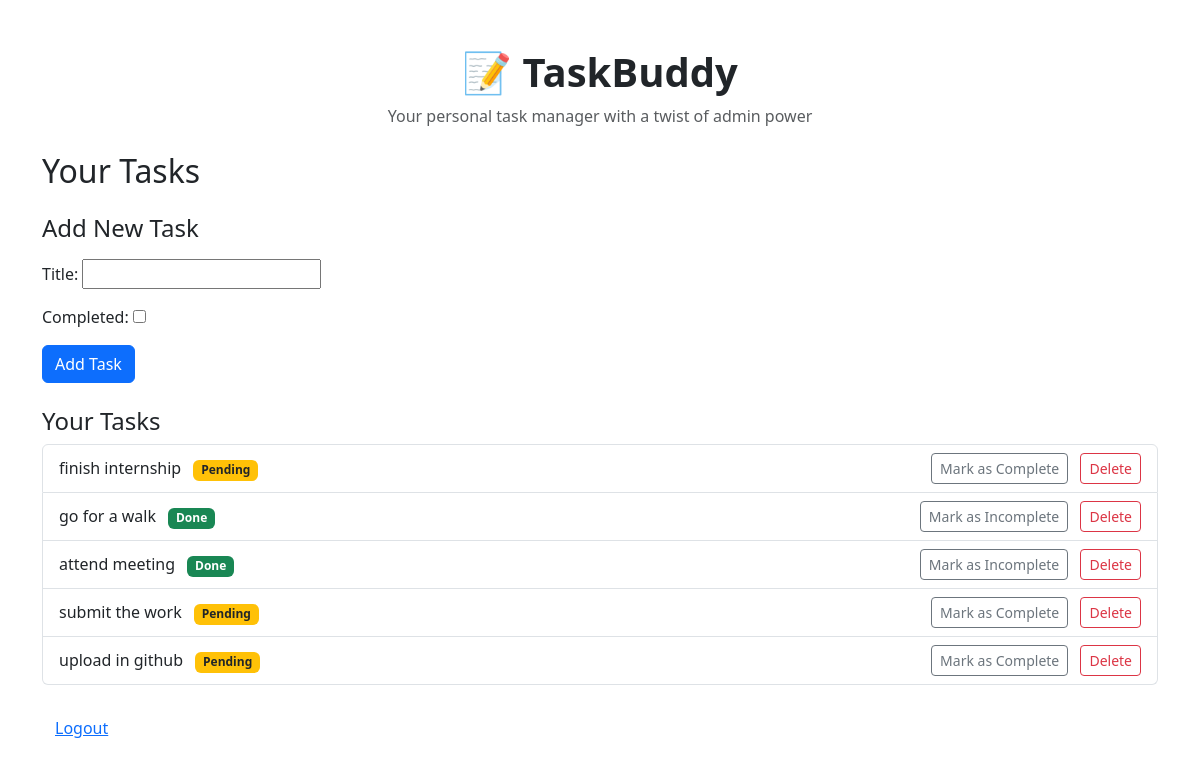
Screenshot of / (signed in) with the database file from the repository.
### taskbuddy/models.py (models this page shows, shortened)
class Task(models.Model):
    title = models.CharField(max_length=255)
    completed = models.BooleanField(default=False)
    user = models.ForeignKey(User, on_delete=models.CASCADE)

### taskbuddy/views.py (the view)
# urls.py: path('', views.home, name='home'),
@login_required
def home(request):
    if request.method == 'POST':
        form = TaskForm(request.POST)
        if form.is_valid():
            task = form.save(commit=False)
            task.user = request.user
            task.save()
            return redirect('home')
    else:
        form = TaskForm()
    if request.user.is_superuser:
        users = User.objects.all()
        tasks = Task.objects.select_related('user')
        return render(request, 'home.html', {
            'users': users,
            'tasks': tasks,
            'admin': True,
            'form': form
        })
    else:
        tasks = Task.objects.filter(user=request.user)
        return render(request, 'home.html', {
            'tasks': tasks,
            'admin': False,
            'form': form
        })

### taskbuddy/forms.py
class TaskForm(forms.ModelForm):
    class Meta:
        model = Task
        fields = ['title', 'completed']

### taskbuddy/templates/taskbuddy/home.html (shortened to what this page needs)
{% extends 'base.html' %}
{% block content %}
<h2 class="mb-4">{% if admin %}Admin Dashboard{% else %}Your Tasks{% endif %}</h2>
<h4 class="mb-3">Add New Task</h4>
<form method="POST" class="mb-4">
  {{ form.as_p }}
  <button type="submit" class="btn btn-primary">Add Task</button>
</form>
{% if admin %}
  <h4 class="mt-4">All Users</h4>
  <ul class="list-group mb-3">
    {% for user in users %}
      <li class="list-group-item">{{ user.username }}</li>
    {% endfor %}
  </ul>
  <h4>All Tasks</h4>
  <ul class="list-group">
    {% for task in tasks %}
      <li class="list-group-item d-flex justify-content-between align-items-center">
        <span>
          {{ task.title }} by {{ task.user.username }}
          {% if task.completed %}<span class="badge bg-success ms-2">Done</span>{% else %}<span class="badge bg-warning text-dark ms-2">Pending</span>{% endif %}
        </span>
        <span>
          <form action="{% url 'toggle_task' task.id %}" method="POST" class="d-inline">
            {% csrf_token %}
            <button class="btn btn-sm btn-outline-secondary" type="submit">
              {% if task.completed %}Mark as Incomplete{% else %}Mark as Complete{% endif %}
            </button>
          </form>
          <form action="{% url 'delete_task' task.id %}" method="POST" class="d-inline ms-2">
            {% csrf_token %}
            <button class="btn btn-sm btn-outline-danger" type="submit">Delete</button>
          </form>
        </span>
      </li>
    {% endfor %}
  </ul>
{% else %}
  <h4 class="mt-4">Your Tasks</h4>
  <ul class="list-group">
    {% for task in tasks %}
      <li class="list-group-item d-flex justify-content-between align-items-center">
        <span>
          {{ task.title }}
          {% if task.completed %}<span class="badge bg-success ms-2">Done</span>{% else %}<span class="badge bg-warning text-dark ms-2">Pending</span>{% endif %}
        </span>
        <span>
          <form action="{% url 'toggle_task' task.id %}" method="POST" class="d-inline">
            <button class="btn btn-sm btn-outline-secondary" type="submit">
              {% if task.completed %}Mark as Incomplete{% else %}Mark as Complete{% endif %}
            </button>
          </form>
          <form action="{% url 'delete_task' task.id %}" method="POST" class="d-inline ms-2">
            <button class="btn btn-sm btn-outline-danger" type="submit">Delete</button>
          </form>
        </span>
      </li>
    {% endfor %}
  </ul>
{% endif %}
<a href="{% url 'logout' %}" class="btn btn-link mt-4">Logout</a>
{% endblock %}

### rows the page displays
Task: title "finish internship", completed "Pending"
Task: title "go for a walk", completed "Done"
Task: title "attend meeting", completed "Done"
Task: title "submit the work", completed "Pending"
Task: title "upload in github", completed "Pending"
